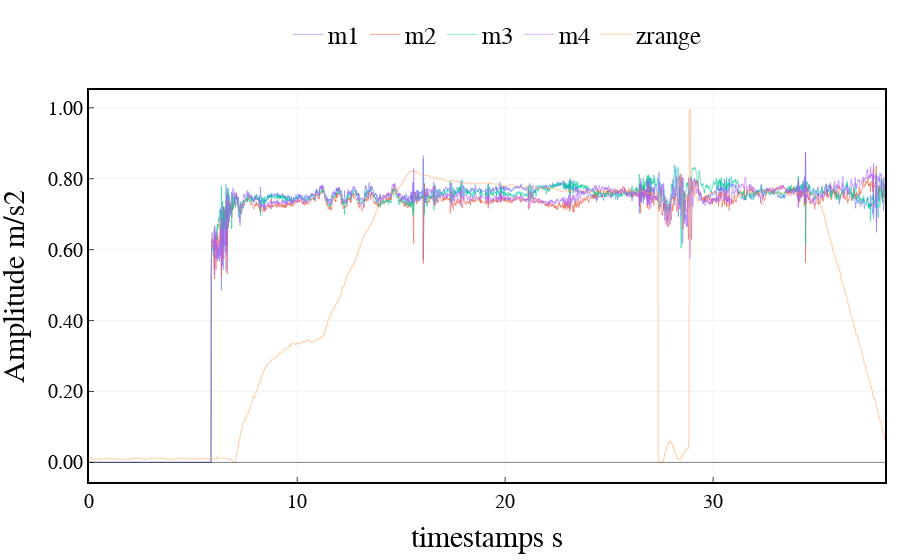

The notebook cell this image was saved under:
### Code cell
# 画图：4个motor+高度计
import scipy.signal as signal_p

# Define filter parameters
fs = 100  # Sampling frequency
fc = 4  # Cutoff frequency
order = 6  # Filter order



# Create low-pass Butterworth filter
b, a = signal_p.butter(order, fc / (fs / 2), btype='low')

# Apply filter to signal data
signalf = signal_p.filtfilt(b, a, imu_data[:,:6], axis=0)
timestamp = imu_data[:,-2]
fig = go.Figure()
fig.add_trace(go.Scatter(x=timestamp, y=imu_data[:,3],
                    mode='lines',
                    line=dict(width=0.5),
                    name='m1'))
fig.add_trace(go.Scatter(x=timestamp, y=imu_data[:,4],
                    mode='lines',
                    line=dict(width=0.5),
                    name='m2'))
fig.add_trace(go.Scatter(x=timestamp, y=imu_data[:,5],
                    mode='lines',
                    line=dict(width=0.5),
                    name='m3'))
fig.add_trace(go.Scatter(x=timestamp, y=imu_data[:,6],
                    mode='lines',
                    line=dict(width=0.5),
                    name='m4'))
fig.add_trace(go.Scatter(x=timestamp, y=imu_data[:,8]/1000,
                    mode='lines',
                    line=dict(width=0.5),
                    name='zrange'))


# # Add a rectangle to the plot
# fig.add_shape(type='rect',
#               x0=0,
#               y0=-2,
#               x1=10,
#               y1=2,
#               line=dict(color='blue', width=0.5),
#             #   fillcolor='lightblue',
#               opacity=0.5)

fig.add_shape(type='line',
                x0=0,
                y0=0,
                x1=timestamp[-1].astype(float),
                y1=0,
                line=dict(color='black', width=0.5),
            #   fillcolor='lightblue',
                opacity=1)

    
    


fig.update_layout(xaxis_title='timestamps s',
                        yaxis_title='Amplitude m/s2',
                        font=dict(size=25, family='Arial', color='rgb(0, 0, 0)'),
                        margin={'l': 15, 'r': 15, 't': 15, 'b': 15},
                        # width=1000, height=400,
                        legend=dict(
                            yanchor="top",
                            y=1.2,
                            xanchor="left",
                            x = 0.25,
                            font=dict(
                                family='Arial',
                                size=25,
                                color='rgb(0, 0, 0)',
                            ),
                            orientation="h",
                            # bordercolor="Black",
                            # borderwidth=1
                        ),
                        plot_bgcolor='rgb(255,255,255)',
                        xaxis=dict(
                            showline=True,
                            linecolor='rgb(0, 0, 0)',
                            linewidth=2,
                            ticks='inside',
                            tickfont=dict(
                                family='Arial',
                                size=20,
                                color='rgb(0, 0, 0)',
                            ),
                            tick0 = 150,
                            dtick = 10,
                            gridcolor='rgb(245, 245, 245)',
                            mirror=True
                        ),
                        yaxis=dict(
                            # range = [0, 1],
                            showline=True,
                            linecolor='rgb(0, 0, 0)',
                            linewidth=2,
                            ticks='inside',
                            tickfont=dict(
                                family='Arial',
                                size=20,
                                color='rgb(0, 0, 0)',
                            ),
                            tickformat='.2f',   # y轴刻度分辨率
                            gridcolor='rgb(245, 245, 245)',
                            mirror=True
                        ),
        )

fig.show()

### Figure 1 — Plotly figure (JSON) as saved in the notebook; plotly's stock layout.template omitted (floating-point values rounded to 4 significant figures; data arrays with more than 128 entries replaced by an {"elided": "..."} marker saying what was removed)
{"data": [{"line": {"width": 0.5}, "mode": "lines", "name": "m1", "type": "scatter", "x": {"elided": "3827 float values"}, "y": {"elided": "3827 float values"}}, {"line": {"width": 0.5}, "mode": "lines", "name": "m2", "type": "scatter", "x": {"elided": "3827 float values"}, "y": {"elided": "3827 float values"}}, {"line": {"width": 0.5}, "mode": "lines", "name": "m3", "type": "scatter", "x": {"elided": "3827 float values"}, "y": {"elided": "3827 float values"}}, {"line": {"width": 0.5}, "mode": "lines", "name": "m4", "type": "scatter", "x": {"elided": "3827 float values"}, "y": {"elided": "3827 float values"}}, {"line": {"width": 0.5}, "mode": "lines", "name": "zrange", "type": "scatter", "x": {"elided": "3827 float values"}, "y": {"elided": "3827 float values"}}], "layout": {"font": {"color": "rgb(0, 0, 0)", "family": "Arial", "size": 25}, "legend": {"font": {"color": "rgb(0, 0, 0)", "family": "Arial", "size": 25}, "orientation": "h", "x": 0.25, "xanchor": "left", "y": 1.2, "yanchor": "top"}, "margin": {"b": 15, "l": 15, "r": 15, "t": 15}, "plot_bgcolor": "rgb(255,255,255)", "shapes": [{"line": {"color": "black", "width": 0.5}, "opacity": 1, "type": "line", "x0": 0, "x1": 38.25, "y0": 0, "y1": 0}], "xaxis": {"dtick": 10, "gridcolor": "rgb(245, 245, 245)", "linecolor": "rgb(0, 0, 0)", "linewidth": 2, "mirror": true, "showline": true, "tick0": 150, "tickfont": {"color": "rgb(0, 0, 0)", "family": "Arial", "size": 20}, "ticks": "inside", "title": {"text": "timestamps s"}}, "yaxis": {"gridcolor": "rgb(245, 245, 245)", "linecolor": "rgb(0, 0, 0)", "linewidth": 2, "mirror": true, "showline": true, "tickfont": {"color": "rgb(0, 0, 0)", "family": "Arial", "size": 20}, "tickformat": ".2f", "ticks": "inside", "title": {"text": "Amplitude m/s2"}}}}
